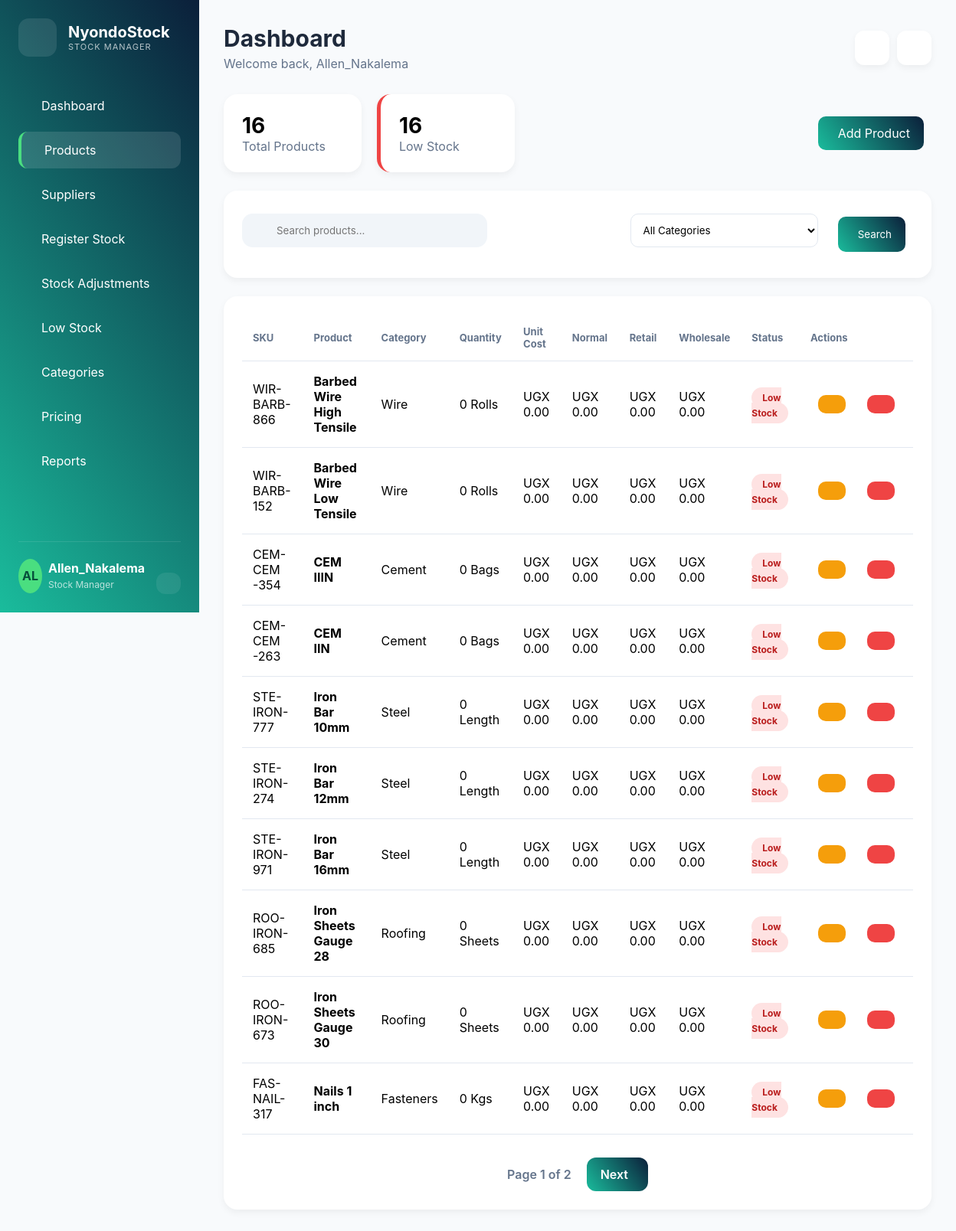
Screenshot of /products/ (signed in) with the database file from the repository.
### inventory_app/models.py (models this page shows, shortened)
class Product(models.Model):
    UNIT_CHOICES = [
        ('Bags', 'Bags'),
        ('Pieces', 'Pieces'),
        ('Kgs', 'Kgs'),
        ('Rolls', 'Rolls'),
        ('Tonnes', 'Tonnes'),
        ('Length', 'Length'),
        ('Sheets', 'Sheets'),
    ]
    category = models.ForeignKey(Category, on_delete=models.CASCADE)
    sku = models.CharField(max_length=50, unique=True, blank=True, null=True)
    product_name = models.CharField(max_length=100)
    unit = models.CharField(max_length=20, choices=UNIT_CHOICES)
    unit_cost = models.DecimalField(max_digits=10, decimal_places=2, default=0)
    normal_percentage = models.DecimalField(
    max_digits=5,
    decimal_places=2,
    default=25
)
    retail_percentage = models.DecimalField(
    max_digits=5,
    decimal_places=2,
    default=20
    )
    wholesale_percentage = models.DecimalField(
    max_digits=5,
    decimal_places=2,
    default=10
   )
    normal_price = models.DecimalField(max_digits=10, decimal_places=2, default=0)
    retail_price = models.DecimalField(max_digits=10, decimal_places=2, default=0)
    wholesale_price = models.DecimalField(max_digits=10, decimal_places=2, default=0)
    quantity = models.PositiveIntegerField(default=0)
    reorder_level = models.PositiveIntegerField(default=10)
    created_at = models.DateTimeField(auto_now_add=True)

class Category(models.Model):
    category_name = models.CharField(max_length=100, unique=True)

### inventory_app/views.py (the view)
# urls.py: path('products/', views.product_list, name='product_list'),
@login_required
def product_list(request):
    if not (
        is_admin(request.user)
        or is_manager(request.user)
    ):
        return redirect('access_denied')
    products = Product.objects.select_related(
        'category'
    ).all().order_by('product_name')
    search_query = request.GET.get('search')
    category_id = request.GET.get('category')
    if search_query:
        products = products.filter(
            product_name__icontains=search_query
        )
    if category_id:
        products = products.filter(
            category_id=category_id
        )
    paginator = Paginator(products, 10)
    page_number = request.GET.get('page')
    page_obj = paginator.get_page(page_number)
    categories = Category.objects.all()
    total_products = products.count()
    low_stock_count = products.filter(
        quantity__lte=F('reorder_level')
    ).count()
    context = {
        'page_obj': page_obj,
        'categories': categories,
        'total_products': total_products,
        'low_stock_count': low_stock_count,
        'search_query': search_query,
        'selected_category': category_id,
    }
    return render(
        request,
        'manager/product_list.html',
        context
    )

### inventory_app/views.py (called while the page is built)
def is_admin(user):
    return (
        hasattr(user, 'userprofile')
        and user.userprofile.role
        and user.userprofile.role.username == 'ADMIN'
    )

### templates/manager/product_list.html (shortened to what this page needs)
{% extends 'manager/base_manager.html' %}
{% block content %}
<div class="top-actions">
  <div class="stats-row">
    <div class="card mini-stat">
      <h3>{{ total_products }}</h3>
      <p>Total Products</p>
    </div>
    <div class="card mini-stat danger">
      <h3>{{ low_stock_count }}</h3>
      <p>Low Stock</p>
    </div>
  </div>
  <a href="{% url 'add_product' %}" class="btn btn-primary">
    Add Product
  </a>
</div>
<div class="card">
  <form method="GET" class="filter-form">
    <div class="search-box">
    <input
      type="text"
      name="search"
      placeholder="Search products..."
      class="form-control"
      value="{{ request.GET.search }}"
    />
    </div>
    <select name="category" class="form-control">
      <option value="">All Categories</option>
    </select>
    <button class="btn btn-primary">
      Search
    </button>
  </form>
</div>
<div class="card table-card table-responsive">
  <table>
    <thead>
      <tr>
        <th>SKU</th>
        <th>Product</th>
        <th>Category</th>
        <th>Quantity</th>
        <th>Unit Cost</th>
        <th>Normal</th>
        <th>Retail</th>
        <th>Wholesale</th>
        <th>Status</th>
        <th>Actions</th>
      </tr>
    </thead>
    <tbody>
      {% for product in page_obj %}
      <tr>
        <td>{{ product.sku }}</td>
        <td>
          <strong> {{ product.product_name }} </strong>
        </td>
        <td>{{ product.category.category_name }}</td>
        <td>{{ product.quantity }} {{ product.unit }}</td>
        <td>UGX {{ product.unit_cost }}</td>
        <td>UGX {{ product.normal_price }}</td>
        <td>UGX {{ product.retail_price }}</td>
        <td>UGX {{ product.wholesale_price }}</td>
        <td>
          {% if product.quantity <= product.reorder_level %}
          <span class="badge danger-badge"> Low Stock </span>
          {% else %}
          <span class="badge success-badge"> In Stock </span>
          {% endif %}
        </td>
        <td>
          <div class="action-buttons">
            <a
              href="{% url 'edit_product' product.id %}"
              class="btn btn-warning"
            >
            </a>
            <a
              href="{% url 'delete_product' product.id %}"
              class="btn btn-danger"
            >
            </a>
          </div>
        </td>
      </tr>
      {% endfor %}
    </tbody>
    </table>
    <div class="pagination-wrapper">
    <span class="page-info">
        Page {{ page_obj.number }}
        of
        {{ page_obj.paginator.num_pages }}
    </span>
    {% if page_obj.has_next %}
        <a href="?page={{ page_obj.next_page_number }}&search={{ search_query }}&category={{ selected_category }}"
        class="pagination-btn">
            Next
        </a>
    {% endif %}
</div>
</div>
{% endblock %}

### templates/manager/base_manager.html (shortened to what this page needs)
<!doctype html>
<html lang="en">
  <head>
    <link
      rel="stylesheet"
      href="https://cdnjs.cloudflare.com/ajax/libs/font-awesome/6.0.0/css/all.min.css"
    />
  </head>
  <body>
    <div class="layout">
      {% include 'manager/partials/sidebar.html' %}
      <main class="main">
        {% include 'manager/partials/topbar.html' %}  {% block content %} {% endblock %}
      </main>
    </div>
  </body>
</html>

### templates/manager/partials/sidebar.html (shortened to what this page needs)
<aside class="sidebar">
    <div class="logo-section">
        <div class="logo-icon">
        </div>
        <div>
            <h2>NyondoStock</h2>
            <p>STOCK MANAGER</p>
        </div>
    </div>
    {% if request.user.userprofile.role.username == 'MANAGER' or request.user.userprofile.role.username == 'ADMIN' %}
   <nav class="nav-menu">
        <a href="{% url 'manager_dashboard' %}"
        class="nav-item {% if request.resolver_match.url_name == 'manager_dashboard' %}active{% endif %}">
            Dashboard
        </a>
        <a href="{% url 'product_list' %}"class="nav-item {% if request.resolver_match.url_name == 'product_list' %}active{% endif %}">
            Products
        </a>
        <a href="{% url 'supplier_list' %}"
        class="nav-item {% if request.resolver_match.url_name == 'supplier_list' %}active{% endif %}">
            Suppliers
        </a>
        <a href="{% url 'register_stock' %}"
        class="nav-item {% if request.resolver_match.url_name == 'register_stock' %}active{% endif %}">
            Register Stock
        </a>
        <a href="{% url 'stock_adjustments' %}"
        class="nav-item {% if request.resolver_match.url_name == 'stock_adjustments' %}active{% endif %}">
            Stock Adjustments
        </a>
        <a href="{% url 'low_stock' %}"
        class="nav-item {% if request.resolver_match.url_name == 'low_stock' %}active{% endif %}">
            Low Stock
        </a>
        <a href="{% url 'category_list' %}"class="nav-item {% if request.resolver_match.url_name == 'category_list' %}active{% endif %}">
            Categories
        </a>
        <a href="{% url 'pricing_list' %}" class="nav-item {% if request.resolver_match.url_name == 'pricing_list' %}active{% endif %}">
            Pricing
        </a>
        <a href="{% url 'reports_dashboard' %}" class="nav-item {% if request.resolver_match.url_name == 'reports_dashboard' %}active{% endif %}">
            Reports
        </a>
    </nav>
    {% endif %}
    <div class="sidebar-footer">
        <div class="avatar">
            {{ request.user.username|slice:":2"|upper }}
        </div>
        <div class="user-details">
             <div style="display: inline-block;">
            <strong>
                {{ request.user.username }}
            </strong>
            <span>
                Stock Manager
            </span>
            </div>
            <a href="{% url 'logout' %}" class="logout-btn">
            </a>
        </div>
    </div>
</aside>

### templates/manager/partials/topbar.html (shortened to what this page needs)
<header class="topbar">
    <div>
        <h1 class="page-title">
            {% block page_title %}
            Dashboard
            {% endblock %}
        </h1>
        <p class="page-subtitle">
            Welcome back,
            {{ request.user.username }}
        </p>
    </div>
    <div class="topbar-actions">
        <button class="topbar-btn">
        </button>
        <button class="topbar-btn">
        </button>
    </div>
</header>

### templates/manager/base_manager.html (style rules this page uses)
:root { --sidebar-gradient: linear-gradient(235deg, #0b1f3a, #1abc9c); --body-bg: #f8fafc; --card-bg: #ffffff; --text-dark: #1e293b; --text-muted: #64748b; --border-color: #e2e8f0; --shadow: 0 4px 10px rgba(0, 0, 0, 0.05); --radius: 18px; }
* { margin: 0; padding: 0; box-sizing: border-box; font-family: "Inter", sans-serif; }
body { background: var(--body-bg); }
.layout { display: flex; min-height: 100vh; }
.sidebar { width: 260px; background: var(--sidebar-gradient); color: white; padding: 24px; display: flex; flex-direction: column; height: 100vh; position: sticky; left: 0; top: 0; overflow-y: auto; flex-shrink: 0; }
.nav-item.active { background: rgba(255, 255, 255, 0.12); color: white; border-left: 4px solid #4ade80; }
.logo-section { display: flex; align-items: center; gap: 15px; margin-bottom: 40px; }
.logo-icon { width: 50px; height: 50px; border-radius: 14px; background: rgba(255, 255, 255, 0.1); display: flex; align-items: center; justify-content: center; font-size: 24px; }
.logo-section h2 { font-size: 20px; }
.logo-section p { font-size: 11px; opacity: 0.7; letter-spacing: 1px; }
.nav-menu { flex-grow: 1; }
.nav-item { display: flex; align-items: center; gap: 14px; text-decoration: none; color: white; padding: 14px 16px; border-radius: 12px; margin-bottom: 10px; transition: 0.3s; }
.sidebar-footer { display: flex; align-items: center; gap: 8px; padding-top: 20px; border-top: 1px solid rgba(255, 255, 255, 0.1); }
.avatar { width: 45px; height: 45px; border-radius: 50%; background: #4ade80; color: #064e3b; display: flex; align-items: center; justify-content: center; font-weight: bold; }
.user-details { display: flex; justify-content: space-between; align-items: center; gap: 4px; flex-direction: row; }
.user-details span { font-size: 12px; opacity: 0.7; }
.logout-btn { display: flex; align-items: center; gap: 10px; padding: 14px 16px; border-radius: 12px; text-decoration: none; color: white; margin-top: 20px; background: rgba(255, 255, 255, 0.08); transition: 0.3s; }
.main { flex-grow: 1; min-height: 100vh; padding: 32px; }
.topbar { display: flex; justify-content: space-between; align-items: center; margin-bottom: 30px; }
.page-title { font-size: 30px; color: var(--text-dark); }
.page-subtitle { color: var(--text-muted); margin-top: 5px; }
.topbar-actions { display: flex; gap: 10px; }
.topbar-btn { width: 45px; height: 45px; border: none; border-radius: 12px; background: white; box-shadow: var(--shadow); cursor: pointer; font-size: 18px; }
.card { background: var(--card-bg); border-radius: var(--radius); padding: 24px; box-shadow: var(--shadow); transition: 0.3s ease; }
table { width: 100%; border-collapse: collapse; }
table th { text-align: left; padding: 14px; color: var(--text-muted); font-size: 13px; border-bottom: 1px solid var(--border-color); }
table td { padding: 16px 14px; border-bottom: 1px solid var(--border-color); }
.search-box { position: relative; width: 320px; }
.search-box input { width: 100%; padding: 14px 18px 14px 45px; border: none; border-radius: 14px; background: #f1f5f9; outline: none; }
.table-responsive { overflow-x: auto; }
tbody tr { transition: 0.2s; }
.btn { border: none; padding: 12px 18px; margin: 10px; border-radius: 10px; cursor: pointer; text-decoration: none; display: inline-flex; justify-content: center; align-items: center; gap: 8px; }
.btn-primary { background: linear-gradient(235deg, #0b1f3a, #1abc9c); color: white; }
.btn-danger { background: #ef4444; color: white; }
.btn-warning { background: #f59e0b; color: white; }
.form-control { width: 100%; padding: 12px; border-radius: 10px; border: 1px solid var(--border-color); margin-top: 6px; margin-bottom: 16px; }
input, select, textarea { width: 100%; padding: 14px 16px; border: 1px solid #e2e8f0; border-radius: 12px; background: #fff; transition: 0.3s; }

### rows the page displays
Product: sku "WIR-BARB-866", product_name "Barbed Wire High Tensile", category.category_name "Wire", quantity "0", unit "Rolls", unit_cost "0.00", normal_price "0.00", retail_price "0.00", wholesale_price "0.00", reorder_level "Low Stock"
Product: sku "WIR-BARB-152", product_name "Barbed Wire Low Tensile", category.category_name "Wire", quantity "0", unit "Rolls", unit_cost "0.00", normal_price "0.00", retail_price "0.00", wholesale_price "0.00", reorder_level "Low Stock"
Product: sku "CEM-CEM -354", product_name "CEM IIIN", category.category_name "Cement", quantity "0", unit "Bags", unit_cost "0.00", normal_price "0.00", retail_price "0.00", wholesale_price "0.00", reorder_level "Low Stock"
Product: sku "CEM-CEM -263", product_name "CEM IIN", category.category_name "Cement", quantity "0", unit "Bags", unit_cost "0.00", normal_price "0.00", retail_price "0.00", wholesale_price "0.00", reorder_level "Low Stock"
Product: sku "STE-IRON-777", product_name "Iron Bar 10mm", category.category_name "Steel", quantity "0", unit "Length", unit_cost "0.00", normal_price "0.00", retail_price "0.00", wholesale_price "0.00", reorder_level "Low Stock"
Product: sku "STE-IRON-274", product_name "Iron Bar 12mm", category.category_name "Steel", quantity "0", unit "Length", unit_cost "0.00", normal_price "0.00", retail_price "0.00", wholesale_price "0.00", reorder_level "Low Stock"
Product: sku "STE-IRON-971", product_name "Iron Bar 16mm", category.category_name "Steel", quantity "0", unit "Length", unit_cost "0.00", normal_price "0.00", retail_price "0.00", wholesale_price "0.00", reorder_level "Low Stock"
Product: sku "ROO-IRON-685", product_name "Iron Sheets Gauge 28", category.category_name "Roofing", quantity "0", unit "Sheets", unit_cost "0.00", normal_price "0.00", retail_price "0.00", wholesale_price "0.00", reorder_level "Low Stock"
Product: sku "ROO-IRON-673", product_name "Iron Sheets Gauge 30", category.category_name "Roofing", quantity "0", unit "Sheets", unit_cost "0.00", normal_price "0.00", retail_price "0.00", wholesale_price "0.00", reorder_level "Low Stock"
Product: sku "FAS-NAIL-317", product_name "Nails 1 inch", category.category_name "Fasteners", quantity "0", unit "Kgs", unit_cost "0.00", normal_price "0.00", retail_price "0.00", wholesale_price "0.00", reorder_level "Low Stock"

### other values shown
{{ request.user.username|slice:":2"|upper }} "AL"
{{ request.user.username }} "Allen_Nakalema"
{{ total_products }} "16"
{{ low_stock_count }} "16"
{{ page_obj.number }} "1"
{{ page_obj.paginator.num_pages }} "2"
